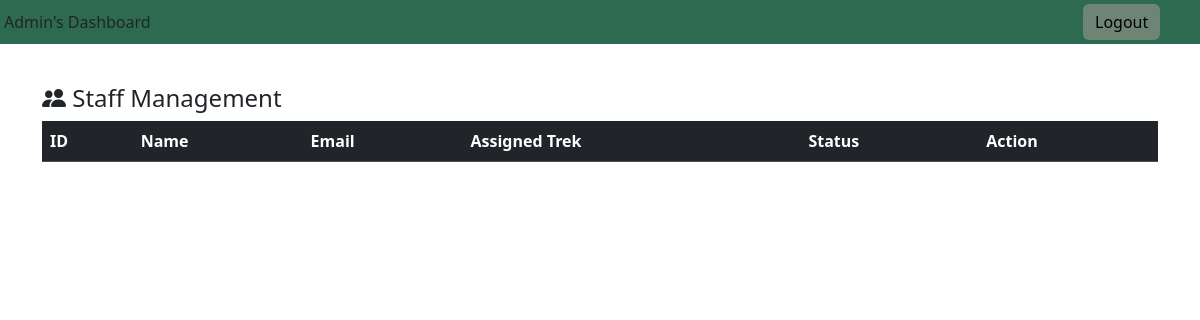
Before: /admin/staff_management with the older database file.
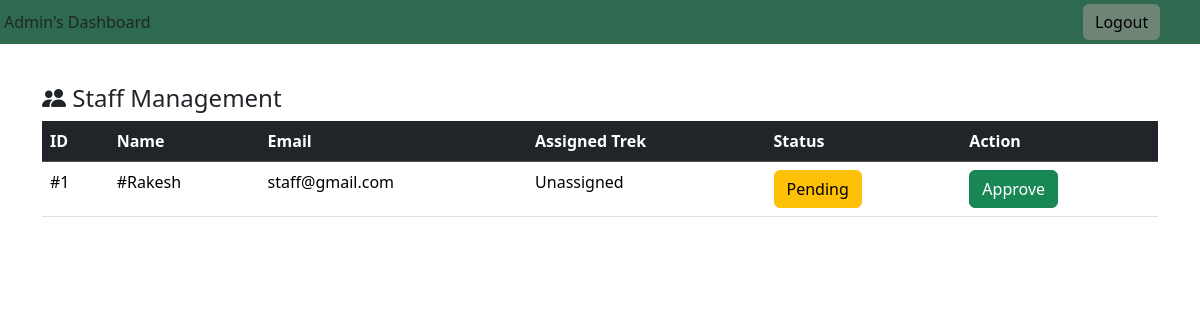
After: the same page with the newer database file.
### models.py (models this page shows)
class User(db.Model):
    Id=db.Column(db.Integer,primary_key=True)
    Username=db.Column(db.String(100),unique=False,nullable=False)
    Email=db.Column(db.String(100),unique=True,nullable=False)
    Password=db.Column(db.String(100),unique=False,nullable=False)
    Role=db.Column(db.String(100),nullable=False)
    Status=db.Column(db.String(100),nullable=False)
    bookings=db.relationship('Book',backref='user')

### routes.py (the view)
@app.route("/admin/staff_management")
def staff_management():
    staff = User.query.filter_by(Role="Staff").all()
    staff_dt=[]
    for i in staff:
        trek=Trek.query.filter_by(Staff_Id=i.Id).first()
        staff_dt.append({
            "trek":trek,
            "staff":i
                            })
    return render_template(
        "admin_staff_management.html",
        staff_dt=staff_dt
    )

### Templates/admin_staff_management.html (shortened to what this page needs)
<!DOCTYPE html>
<html>
    <head>
    <link href="https://cdn.jsdelivr.net/npm/bootstrap@5.3.7/dist/css/bootstrap.min.css" rel="stylesheet">
    <link rel="stylesheet" href="https://cdn.jsdelivr.net/npm/bootstrap-icons@1.11.3/font/bootstrap-icons.min.css">
    </head>
    <body>
        <div class="header 	--bs-success-bg-subtle">
        <div style="background-color:#2d6a4f;padding-right:40px;" class="d-flex justify-content-between align-items-center p-1">
            Admin's Dashboard
            <button type="button" style=" color: black  ;background-color: #d5b1b162;float: right;border: none;margin-right: 3%;" class="btn btn-secondary">Logout</button>
        </div>
    </div>
    <br>
    <div class="container">
        <div class="row justify-content-center">
            <div class="col-14">
        <table class="table">
        <thead class="table-dark">
            <h4 class="mt-3 mb-2"> <i class="bi bi-people-fill"></i> Staff Management</h4>
            <th>ID</th>
            <th>Name</th>
            <th>Email</th>
            <th>Assigned Trek</th>
            <th>Status</th>
            <th>Action</th>
        </thead>
        <tbody>
            {%for s in staff_dt%}
            <tr>
            <td>#{{s.staff.Id}}</td>
            <td>#{{s.staff.Username}}</td>
            <td>{{s.staff.Email}}</td>
            <td>{% if s.trek%}
                    {{s.trek.Trek_Name}}
                {%else%}
                    Unassigned
                {% endif %}
            </td>
            <td>{%if (s.staff.Status) == "Approved"%}
                    <button class="btn btn-success">Active</button>
                {%elif s.staff.Status=="Pending" %}
                    <button class="btn btn-warning">Pending</button>
                {%else%}
                    <button class="btn btn-danger">Blacklisted</button>
                {%endif%}
            </td>
            <td>{%if (s.staff.Status) == "Approved"%}
                    <a href="{{url_for('blacklist',staff_id=s.staff.Id)}}" class="btn btn-den">Blacklist</a>
                {%else%}
                    <a href="{{url_for('blacklist',staff_id=s.staff.Id)}}" class="btn btn-success">Approve</a>
            {%endif%}
            </td>
             </tr>
                    {%endfor%}
        </tbody>
        </table>
    </div>
</div>
</div>
</body>
</html>

Changed rows visible on the page:
added User: staff.Id "1", staff.Username "Rakesh", staff.Email "staff@gmail.com"
Other visible differences:
new list line: "# # Unassigned Pending Approve"
